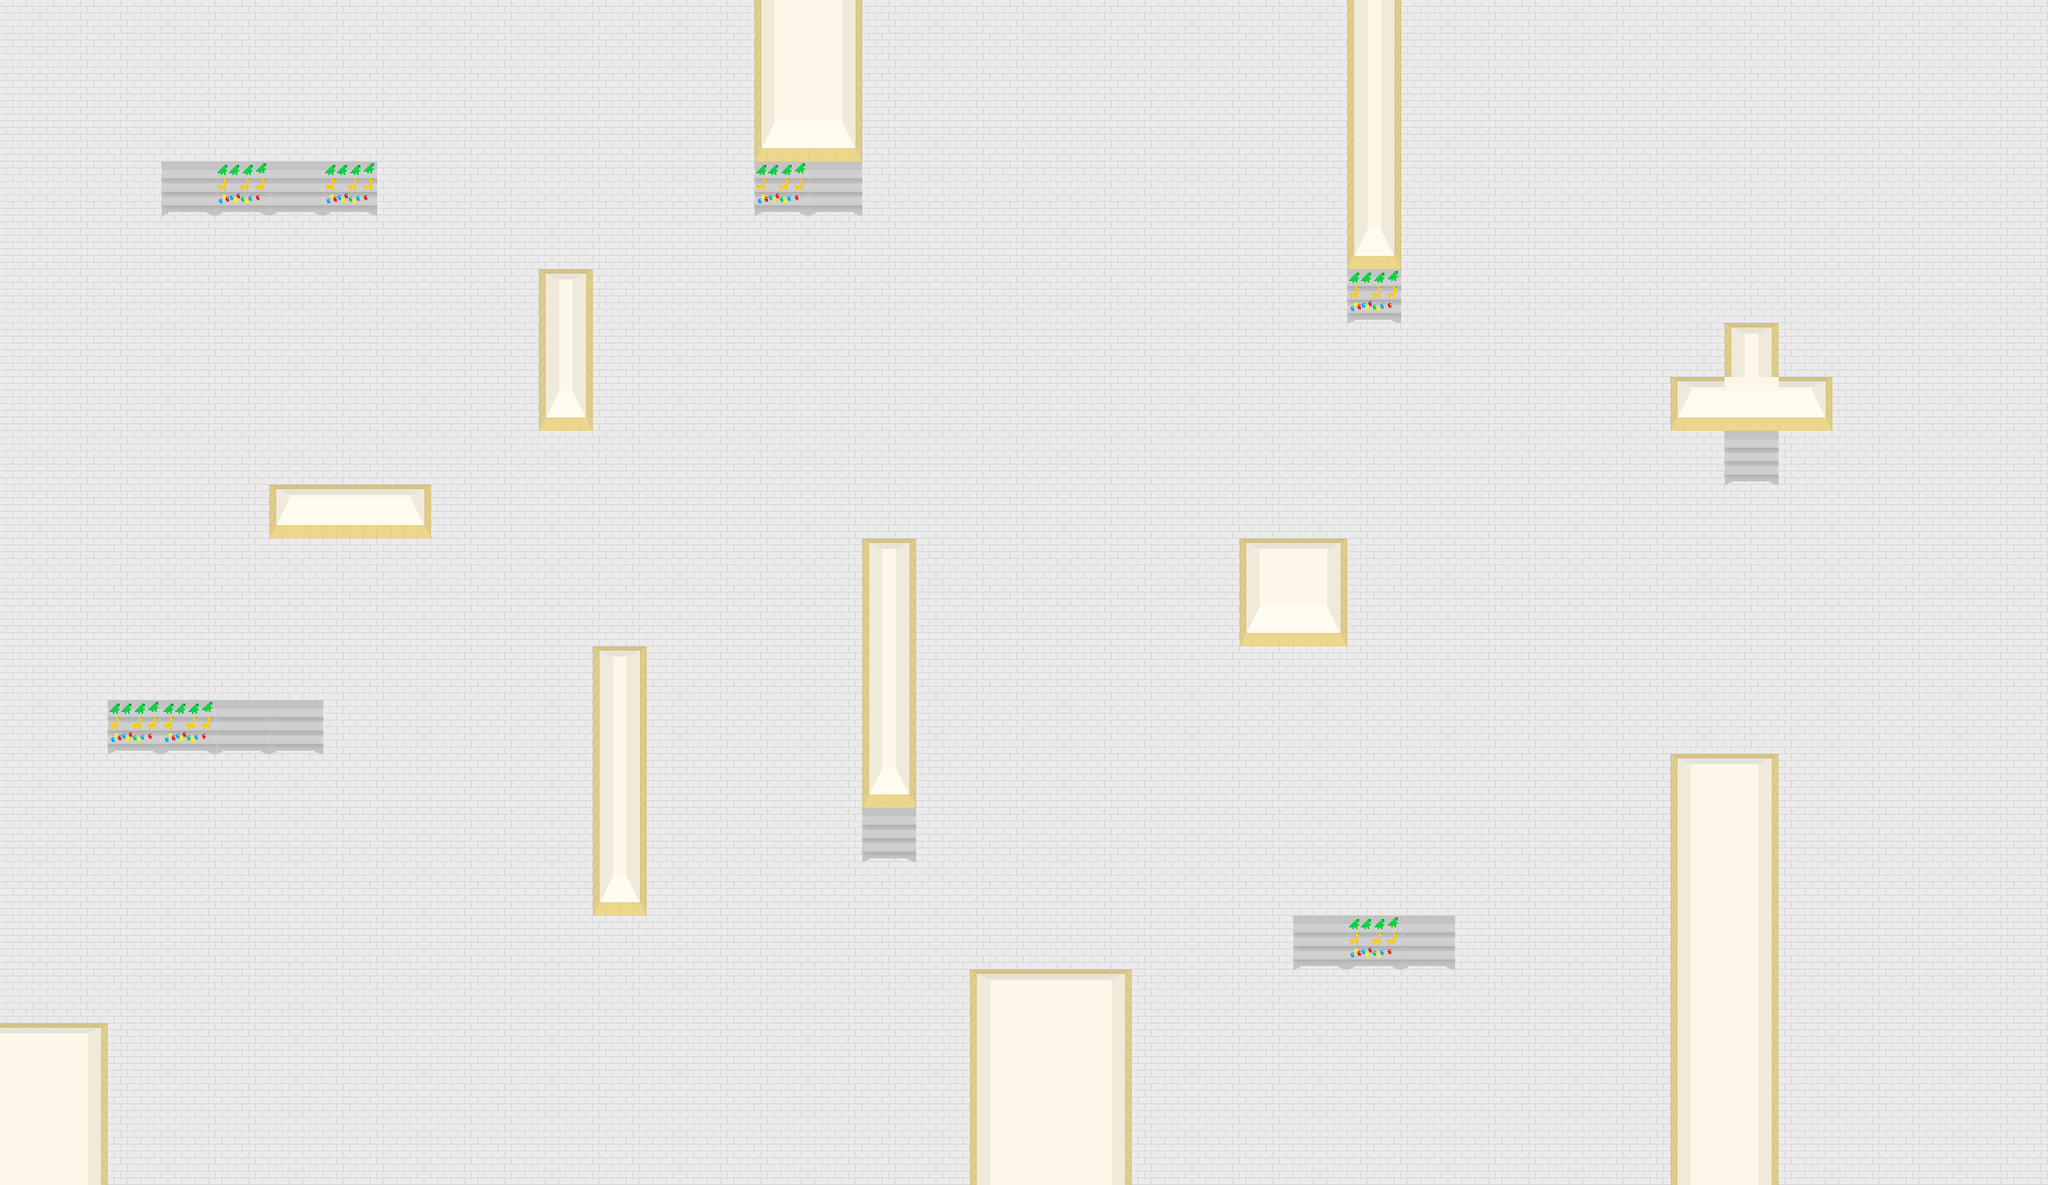

A level layout from a 2D game, rendered from its tile map. Below: a short description, then the map file with tile-grid data replaced by summaries:
An orthogonal 38x22 tile map with 64x64 px tiles, 2 tile layers (Background, Walls), 2 tilesets and 101 objects (68x path, 5x guard, 4x g_store, 4x y_store, 4x y_clique, ...).

<map version="1.8" tiledversion="1.8.5" orientation="orthogonal" renderorder="right-down" width="38" height="22" tilewidth="64" tileheight="64" infinite="0" nextlayerid="6" nextobjectid="103">
 <editorsettings>
  <export target="tilemap_level1_fixed.json" format="json" />
 </editorsettings>
 <tileset firstgid="1" name="MallTileSet" tilewidth="64" tileheight="64" spacing="2" margin="1" tilecount="49" columns="7">
  <image source="MallTileSet.png" width="462" height="462" />
  <tile id="0">
   <properties>
    <property name="collides" type="bool" value="true" />
   </properties>
  </tile>
  <tile id="1">
   <properties>
    <property name="collides" type="bool" value="true" />
   </properties>
  </tile>
  <tile id="2">
   <properties>
    <property name="collides" type="bool" value="true" />
   </properties>
  </tile>
  <tile id="7">
   <properties>
    <property name="collides" type="bool" value="true" />
   </properties>
  </tile>
  <tile id="8">
   <properties>
    <property name="collides" type="bool" value="true" />
   </properties>
  </tile>
  <tile id="9">
   <properties>
    <property name="collides" type="bool" value="true" />
   </properties>
  </tile>
  <tile id="14">
   <properties>
    <property name="collides" type="bool" value="true" />
   </properties>
  </tile>
  <tile id="15">
   <properties>
    <property name="collides" type="bool" value="true" />
   </properties>
  </tile>
  <tile id="16">
   <properties>
    <property name="collides" type="bool" value="true" />
   </properties>
  </tile>
  <tile id="22">
   <properties>
    <property name="collides" type="bool" value="true" />
   </properties>
  </tile>
  <tile id="23">
   <properties>
    <property name="collides" type="bool" value="true" />
   </properties>
  </tile>
  <tile id="24">
   <properties>
    <property name="collides" type="bool" value="true" />
   </properties>
  </tile>
  <tile id="28">
   <properties>
    <property name="collides" type="bool" value="true" />
   </properties>
  </tile>
  <tile id="29">
   <properties>
    <property name="collides" type="bool" value="true" />
   </properties>
  </tile>
  <tile id="30">
   <properties>
    <property name="collides" type="bool" value="true" />
   </properties>
  </tile>
  <tile id="31">
   <properties>
    <property name="collides" type="bool" value="true" />
   </properties>
  </tile>
  <tile id="35">
   <properties>
    <property name="collides" type="bool" value="true" />
   </properties>
  </tile>
  <tile id="42">
   <properties>
    <property name="collides" type="bool" value="true" />
   </properties>
  </tile>
 </tileset>
 <tileset firstgid="50" source="MallTileSet_menu.tsx" />
 <layer id="1" name="Background" width="38" height="22" locked="1">
  <data>[836 cells, 836 non-empty, 1 distinct tile ids]</data>
 </layer>
 <objectgroup id="3" name="Player" locked="1">
  <object id="13" name="player" gid="6" x="289.212" y="362.303" width="64" height="64">
   <properties>
    <property name="collides" type="bool" value="true" />
   </properties>
  </object>
 </objectgroup>
 <objectgroup id="4" name="Objects">
  <object id="1" name="guard" gid="25" x="64" y="128" width="64" height="64">
   <properties>
    <property name="collides" type="bool" value="true" />
   </properties>
  </object>
  <object id="2" name="path" gid="26" x="128" y="128" width="64" height="64" />
  <object id="3" name="path" gid="26" x="192" y="128" width="64" height="64" />
  <object id="4" name="path" gid="26" x="256" y="128" width="64" height="64" />
  <object id="5" name="path" gid="26" x="320" y="128" width="64" height="64" />
  <object id="6" name="path" gid="26" x="384" y="128" width="64" height="64" />
  <object id="7" name="path" gid="26" x="448" y="128" width="64" height="64" />
  <object id="8" name="path" gid="26" x="512" y="128" width="64" height="64" />
  <object id="9" name="path" gid="26" x="512" y="192" width="64" height="64" />
  <object id="10" name="path" gid="26" x="512" y="256" width="64" height="64" />
  <object id="11" name="path" gid="26" x="512" y="320" width="64" height="64" />
  <object id="12" name="path" gid="26" x="512" y="384" width="64" height="64" />
  <object id="14" name="g_store" gid="4" x="64" y="384" width="64" height="64" />
  <object id="15" name="y_store" gid="18" x="128" y="576" width="64" height="64" />
  <object id="16" name="y_clique" gid="19" x="384" y="512" width="64" height="64" />
  <object id="17" name="p_store" gid="11" x="384" y="768" width="64" height="64" />
  <object id="18" name="p_clique" gid="12" x="64" y="1024" width="64" height="64" />
  <object id="19" name="y_store" gid="18" x="192" y="1344" width="64" height="64" />
  <object id="20" name="guard" gid="25" x="192" y="1088" width="64" height="64">
   <properties>
    <property name="collides" type="bool" value="true" />
   </properties>
  </object>
  <object id="21" name="path" gid="26" x="192" y="1152" width="64" height="64" />
  <object id="22" name="path" gid="26" x="256" y="1216" width="64" height="64" />
  <object id="23" name="path" gid="26" x="320" y="1280" width="64" height="64" />
  <object id="24" name="path" gid="26" x="384" y="1280" width="64" height="64" />
  <object id="25" name="path" gid="26" x="448" y="1216" width="64" height="64" />
  <object id="26" name="path" gid="26" x="512" y="1152" width="64" height="64" />
  <object id="27" name="path" gid="26" x="512" y="1088" width="64" height="64" />
  <object id="28" name="path" gid="26" x="512" y="1024" width="64" height="64" />
  <object id="29" name="path" gid="26" x="512" y="960" width="64" height="64" />
  <object id="30" name="path" gid="26" x="512" y="896" width="64" height="64" />
  <object id="31" name="path" gid="26" x="512" y="832" width="64" height="64" />
  <object id="32" name="path" gid="26" x="576" y="768" width="64" height="64" />
  <object id="33" name="path" gid="26" x="640" y="704" width="64" height="64" />
  <object id="34" name="path" gid="26" x="704" y="704" width="64" height="64" />
  <object id="35" name="path" gid="26" x="768" y="704" width="64" height="64" />
  <object id="36" name="path" gid="26" x="832" y="704" width="64" height="64" />
  <object id="37" name="g_clique" gid="5" x="704" y="256" width="64" height="64" />
  <object id="38" name="p_clique" gid="12" x="896" y="576" width="64" height="64" />
  <object id="39" name="y_store" gid="18" x="1024" y="384" width="64" height="64" />
  <object id="40" name="g_store" gid="4" x="832" y="896" width="64" height="64" />
  <object id="41" name="p_store" gid="11" x="896" y="1216" width="64" height="64" />
  <object id="42" name="g_clique" gid="5" x="640" y="1280" width="64" height="64" />
  <object id="43" name="guard" gid="25" x="1216" y="1088" width="64" height="64">
   <properties>
    <property name="collides" type="bool" value="true" />
   </properties>
  </object>
  <object id="44" name="path" gid="26" x="1216" y="1024" width="64" height="64" />
  <object id="45" name="path" gid="26" x="1216" y="960" width="64" height="64" />
  <object id="46" name="path" gid="26" x="1216" y="896" width="64" height="64" />
  <object id="47" name="path" gid="26" x="1216" y="768" width="64" height="64" />
  <object id="48" name="path" gid="26" x="1216" y="832" width="64" height="64" />
  <object id="49" name="path" gid="26" x="1216" y="704" width="64" height="64" />
  <object id="50" name="path" gid="26" x="1216" y="576" width="64" height="64" />
  <object id="51" name="path" gid="26" x="1216" y="640" width="64" height="64" />
  <object id="52" name="path" gid="26" x="1216" y="512" width="64" height="64" />
  <object id="53" name="path" gid="26" x="1216" y="448" width="64" height="64" />
  </objectgroup>
 <layer id="5" name="Walls" width="38" height="22" locked="1">
  <properties>
   <property name="collides" type="bool" value="false" />
  </properties>
  <data>[836 cells, 85 non-empty, 17 distinct tile ids]</data>
 </layer>
</map>
<!-- 48 of 101 objects omitted -->
